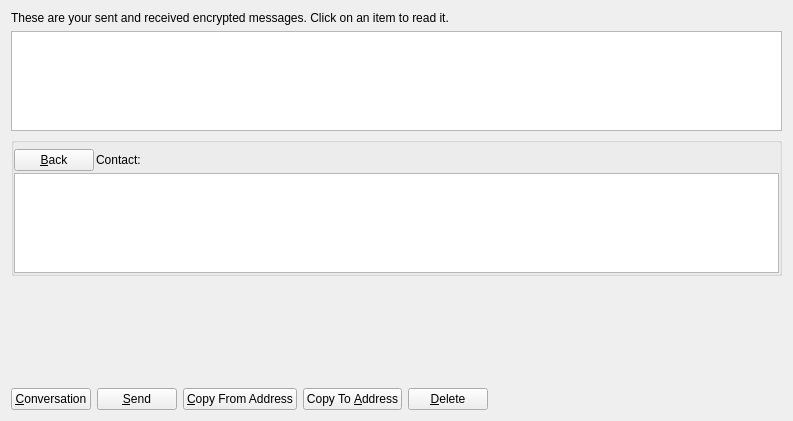
<?xml version="1.0" encoding="UTF-8"?>
<ui version="4.0">
 <class>MessagePage</class>
 <widget class="QWidget" name="MessagePage">
  <property name="geometry">
   <rect>
    <x>0</x>
    <y>0</y>
    <width>793</width>
    <height>421</height>
   </rect>
  </property>
  <property name="windowTitle">
   <string>Address Book</string>
  </property>
  <layout class="QVBoxLayout" name="verticalLayout_2">
   <item>
    <widget class="QLabel" name="labelExplanation">
     <property name="text">
      <string>These are your sent and received encrypted messages. Click on an item to read it.</string>
     </property>
     <property name="textFormat">
      <enum>Qt::PlainText</enum>
     </property>
     <property name="wordWrap">
      <bool>true</bool>
     </property>
    </widget>
   </item>
   <item>
    <widget class="QTableView" name="tableView">
     <property name="contextMenuPolicy">
      <enum>Qt::CustomContextMenu</enum>
     </property>
     <property name="toolTip">
      <string>Click on a message to view it</string>
     </property>
     <property name="styleSheet">
      <string notr="true"/>
     </property>
     <property name="tabKeyNavigation">
      <bool>false</bool>
     </property>
     <property name="alternatingRowColors">
      <bool>true</bool>
     </property>
     <property name="selectionMode">
      <enum>QAbstractItemView::SingleSelection</enum>
     </property>
     <property name="selectionBehavior">
      <enum>QAbstractItemView::SelectRows</enum>
     </property>
     <property name="sortingEnabled">
      <bool>true</bool>
     </property>
     <attribute name="verticalHeaderVisible">
      <bool>false</bool>
     </attribute>
    </widget>
   </item>
   <item>
    <layout class="QVBoxLayout" name="verticalLayout">
     <item>
      <widget class="QGroupBox" name="messageDetails">
       <property name="title">
        <string/>
       </property>
       <layout class="QVBoxLayout" name="verticalLayout_4">
        <property name="spacing">
         <number>2</number>
        </property>
        <property name="leftMargin">
         <number>0</number>
        </property>
        <property name="topMargin">
         <number>6</number>
        </property>
        <property name="rightMargin">
         <number>0</number>
        </property>
        <property name="bottomMargin">
         <number>0</number>
        </property>
        <item>
         <layout class="QHBoxLayout" name="horizontalLayout_3">
          <item>
           <widget class="QPushButton" name="backButton">
            <property name="text">
             <string>&amp;Back</string>
            </property>
            <property name="icon">
             <iconset resource="../bitcoin.qrc">
              <normaloff>:/icons/quit</normaloff>:/icons/quit</iconset>
            </property>
           </widget>
          </item>
          <item>
           <widget class="QLabel" name="labelContact">
            <property name="text">
             <string>Contact:</string>
            </property>
           </widget>
          </item>
          <item>
           <widget class="QLabel" name="contactLabel">
            <property name="text">
             <string/>
            </property>
           </widget>
          </item>
          <item>
           <spacer name="horizontalSpacer_3">
            <property name="orientation">
             <enum>Qt::Horizontal</enum>
            </property>
            <property name="sizeHint" stdset="0">
             <size>
              <width>40</width>
              <height>20</height>
             </size>
            </property>
           </spacer>
          </item>
         </layout>
        </item>
        <item>
         <widget class="QListView" name="listConversation">
          <property name="autoFillBackground">
           <bool>false</bool>
          </property>
          <property name="styleSheet">
           <string notr="true"/>
          </property>
         </widget>
        </item>
        <item>
         <layout class="QVBoxLayout" name="verticalLayout_3"/>
        </item>
       </layout>
      </widget>
     </item>
     <item>
      <widget class="MRichTextEdit" name="messageEdit" native="true">
       <property name="minimumSize">
        <size>
         <width>0</width>
         <height>100</height>
        </size>
       </property>
      </widget>
     </item>
     <item>
      <layout class="QHBoxLayout" name="horizontalLayout">
       <item>
        <widget class="QPushButton" name="newButton">
         <property name="text">
          <string>&amp;Conversation</string>
         </property>
         <property name="icon">
          <iconset resource="../bitcoin.qrc">
           <normaloff>:/icons/add</normaloff>:/icons/add</iconset>
         </property>
        </widget>
       </item>
       <item>
        <widget class="QPushButton" name="sendButton">
         <property name="toolTip">
          <string>Sign a message to prove you own a AlessioCoin address</string>
         </property>
         <property name="text">
          <string>&amp;Send</string>
         </property>
         <property name="icon">
          <iconset resource="../bitcoin.qrc">
           <normaloff>:/icons/send</normaloff>:/icons/send</iconset>
         </property>
        </widget>
       </item>
       <item>
        <widget class="QPushButton" name="copyFromAddressButton">
         <property name="toolTip">
          <string>Copy the currently selected address to the system clipboard</string>
         </property>
         <property name="text">
          <string>&amp;Copy From Address</string>
         </property>
         <property name="icon">
          <iconset resource="../bitcoin.qrc">
           <normaloff>:/icons/editcopy</normaloff>:/icons/editcopy</iconset>
         </property>
        </widget>
       </item>
       <item>
        <widget class="QPushButton" name="copyToAddressButton">
         <property name="toolTip">
          <string>Copy the currently selected address to the system clipboard</string>
         </property>
         <property name="text">
          <string>Copy To &amp;Address</string>
         </property>
         <property name="icon">
          <iconset resource="../bitcoin.qrc">
           <normaloff>:/icons/editcopy</normaloff>:/icons/editcopy</iconset>
         </property>
        </widget>
       </item>
       <item>
        <widget class="QPushButton" name="deleteButton">
         <property name="toolTip">
          <string>Delete the currently selected address from the list</string>
         </property>
         <property name="text">
          <string>&amp;Delete</string>
         </property>
         <property name="icon">
          <iconset resource="../bitcoin.qrc">
           <normaloff>:/icons/remove</normaloff>:/icons/remove</iconset>
         </property>
        </widget>
       </item>
       <item>
        <spacer name="horizontalSpacer">
         <property name="orientation">
          <enum>Qt::Horizontal</enum>
         </property>
         <property name="sizeHint" stdset="0">
          <size>
           <width>40</width>
           <height>20</height>
          </size>
         </property>
        </spacer>
       </item>
      </layout>
     </item>
    </layout>
   </item>
  </layout>
 </widget>
 <customwidgets>
  <customwidget>
   <class>MRichTextEdit</class>
   <extends>QWidget</extends>
   <header>mrichtextedit.h</header>
   <container>1</container>
  </customwidget>
 </customwidgets>
 <resources>
  <include location="../bitcoin.qrc"/>
 </resources>
 <connections/>
</ui>
